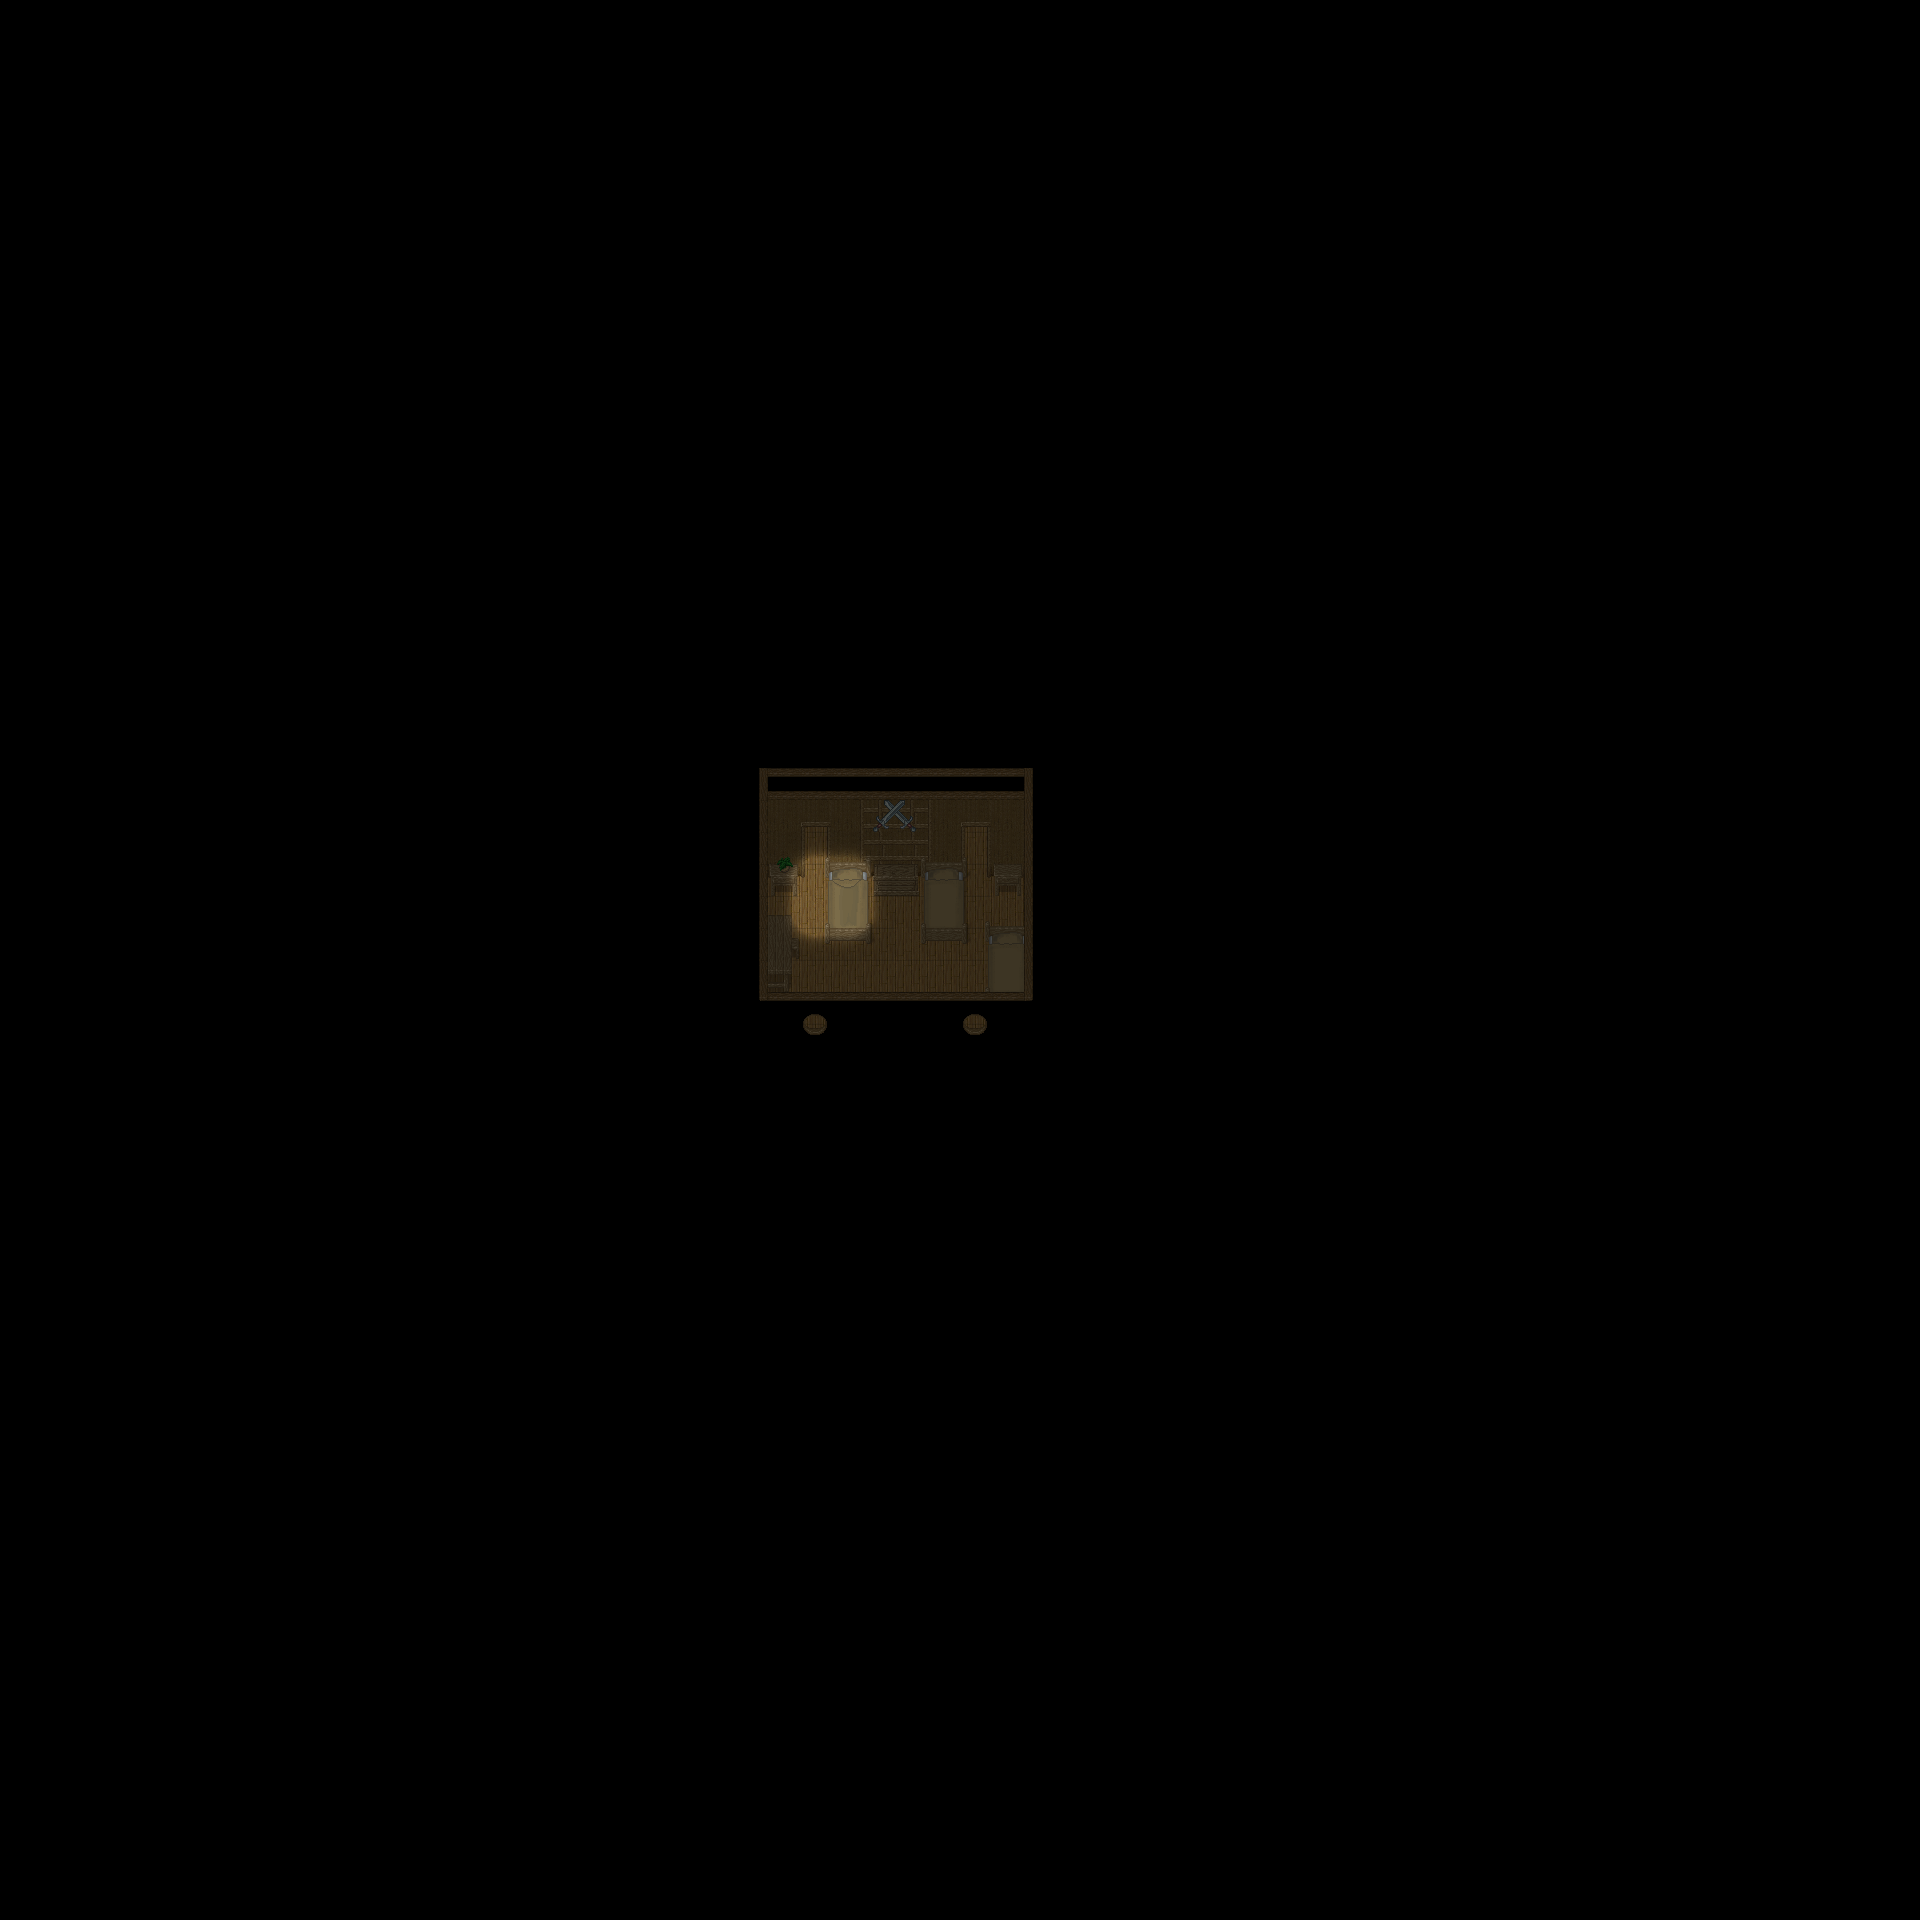

Tiled map render using the project's own tile images. Description and the map definition, with tile-layer contents summarised, below:
An orthogonal 60x60 tile map with 32x32 px tiles, 4 tile layers (Ground, Fringe, Over, Shadow), 2 hidden layers not drawn, 5 tilesets.

<map version="1.4" tiledversion="1.4.1" orientation="orthogonal" renderorder="right-down" compressionlevel="0" width="60" height="60" tilewidth="32" tileheight="32" infinite="0" nextlayerid="8" nextobjectid="2">
 <properties>
  <property name="background0image" value="graphics/images/spit23loginwallpaper_800x600.png" />
  <property name="actorsfix" value="1" />
  <property name="license" value="CC BY-SA 3.0" />
  <property name="manaplus version" value="1" />
  <property name="minimap" value="graphics/minimaps/000-0-0.png" />
  <property name="music" value="johanne.ogg" />
  <property name="name" value="Sailor's Room" />
 </properties>
 <tileset firstgid="1" name="Indoor" tilewidth="32" tileheight="32" tilecount="128" columns="8">
  <image source="../graphics/tilesets/ship-indoor.png" width="256" height="512" />
 </tileset>
 <tileset firstgid="129" name="Indoor Fringe" tilewidth="32" tileheight="32" tilecount="256" columns="16">
  <image source="../graphics/tilesets/ship-indoor-fringe.png" width="512" height="512" />
 </tileset>
 <tileset firstgid="385" name="Shadow" tilewidth="32" tileheight="32" tilecount="128" columns="8">
  <image source="../graphics/tilesets/evol/shadow.png" width="256" height="512" />
 </tileset>
 <tileset firstgid="513" name="Box" tilewidth="32" tileheight="32" tilecount="36" columns="6">
  <image source="../graphics/tilesets/evol/box.png" width="192" height="192" />
 </tileset>
 <tileset firstgid="549" name="Collision" tilewidth="32" tileheight="32" tilecount="9" columns="3">
  <image source="../graphics/tilesets/collision.png" width="96" height="96" />
 </tileset>
 <layer id="1" name="Ground" width="60" height="60">
  <data>[3600 cells, 3600 non-empty, 19 distinct tile ids]</data>
 </layer>
 <layer id="2" name="Fringe" width="60" height="60">
  <data>[3600 cells, 33 non-empty, 20 distinct tile ids]</data>
 </layer>
 <layer id="3" name="Over" width="60" height="60">
  <data>[3600 cells, 13 non-empty, 11 distinct tile ids]</data>
 </layer>
 <layer id="4" name="Shadow" width="60" height="60">
  <data>[3600 cells, 3025 non-empty, 14 distinct tile ids]</data>
 </layer>
 <layer id="5" name="Collision" width="60" height="60" visible="0">
  <data>[3600 cells, 3599 non-empty, 1 distinct tile ids]</data>
 </layer>
 <layer id="6" name="Heights" width="60" height="60" visible="0">
  <data>[3600 cells, 0 non-empty, 0 distinct tile ids]</data>
 </layer>
 <objectgroup id="7" name="Objects" />
</map>
